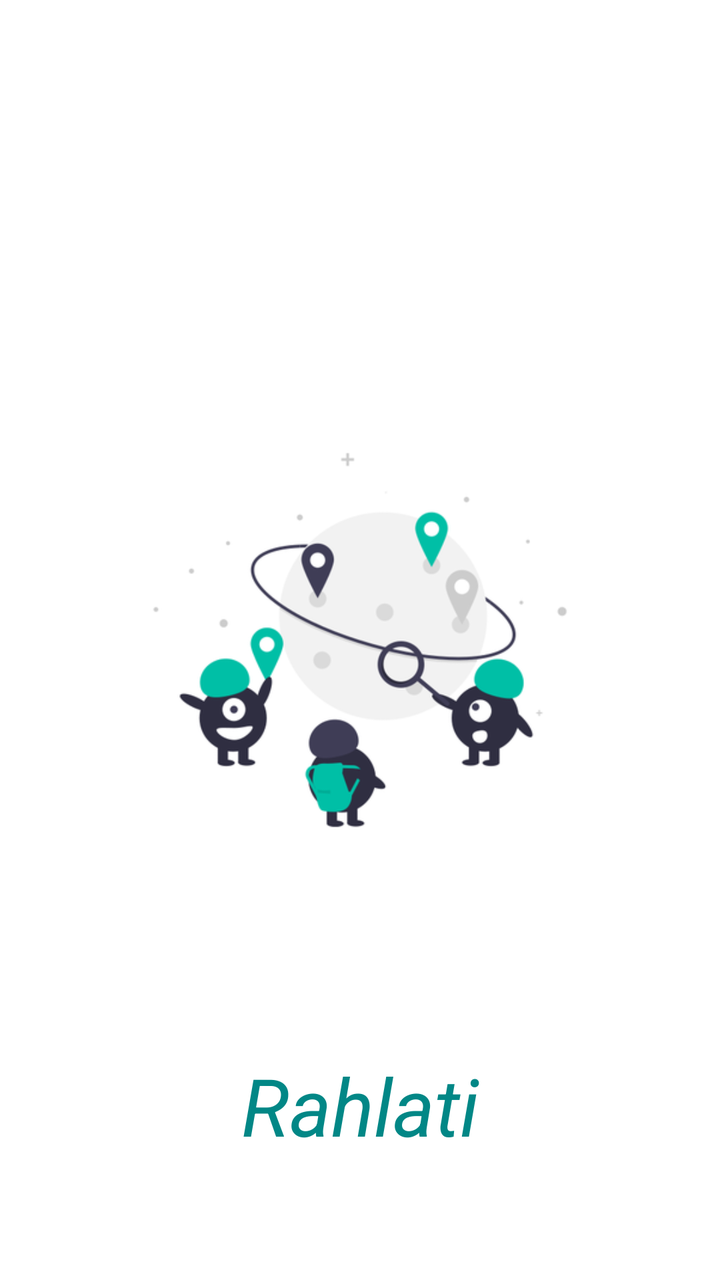
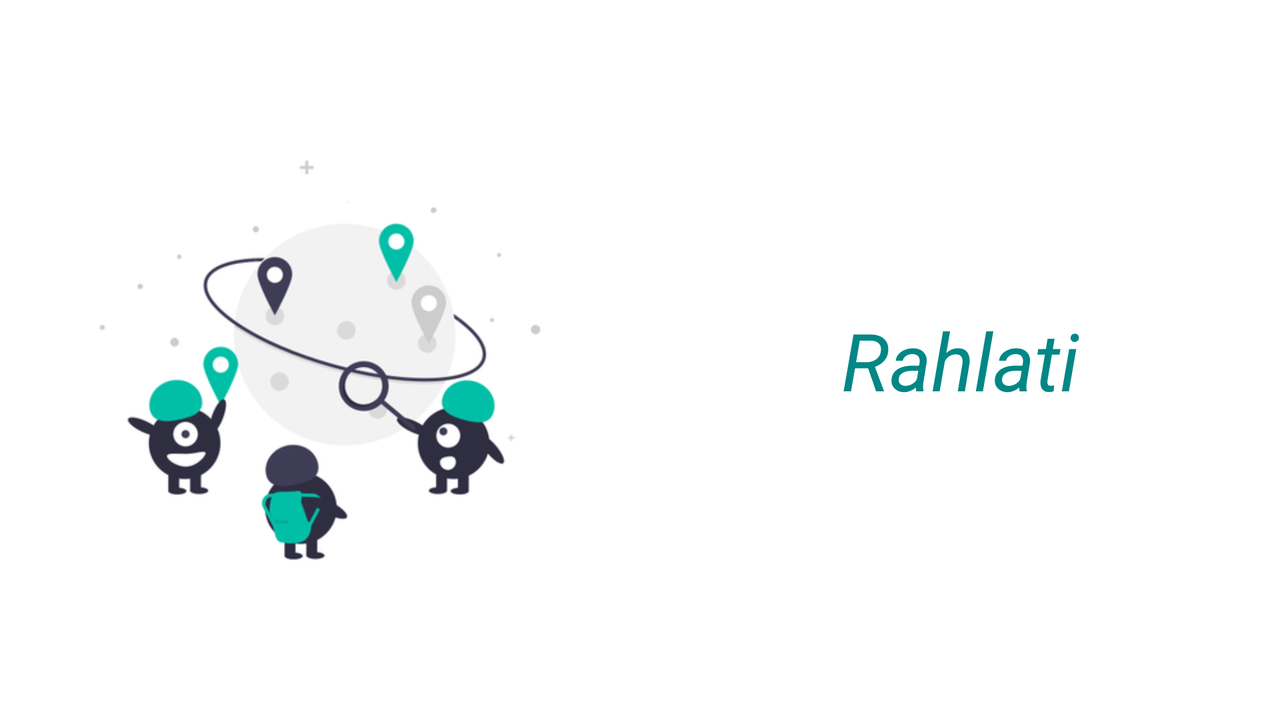

The same Android screen from two of the app's own layout files: first res/layout/ as a phone draws it, then the author's variant for another configuration, drawn on a device whose configuration selects that folder. Both files follow.
<!-- AndroidManifest.xml: application theme Theme.Rahlati -->
<!-- res/layout/activity_splash_screan.xml -->
<?xml version="1.0" encoding="utf-8"?>
<RelativeLayout xmlns:android="http://schemas.android.com/apk/res/android"
    xmlns:app="http://schemas.android.com/apk/res-auto"
    xmlns:tools="http://schemas.android.com/tools"
    android:layout_width="match_parent"
    android:layout_height="match_parent"
    tools:context=".SplashScrean"
    android:background="#FFFFFF">

    <ImageView
        android:id="@+id/logo"
        android:layout_width="300dp"
        android:layout_height="350dp"
        android:layout_centerInParent="true"
        android:src="@drawable/appimage" />

    <TextView
        android:layout_width="fill_parent"
        android:layout_height="wrap_content"
        android:layout_below="@+id/logo"
        android:layout_alignParentBottom="true"
        android:layout_marginTop="31dp"
        android:layout_marginBottom="70dp"
        android:fontFamily="sans-serif"
        android:gravity="center_horizontal"
        android:text="Rahlati"
        android:textColor="#FF018786"
        android:textSize="40dp"
        android:textStyle="italic" />


</RelativeLayout>
<!-- resources referenced by this layout -->
<resources>
  <!-- drawable appimage: png bitmap (drawable-hdpi, 16977 bytes) -->
  <style name="Theme.Rahlati" parent="Theme.MaterialComponents.DayNight.DarkActionBar">
          
          <item name="colorPrimary">@color/purple_500</item>
          <item name="colorPrimaryVariant">@color/purple_700</item>
          <item name="colorOnPrimary">@color/white</item>
          
          <item name="colorSecondary">@color/teal_200</item>
          <item name="colorSecondaryVariant">@color/teal_700</item>
          <item name="colorOnSecondary">@color/black</item>
          
          <item name="android:statusBarColor" tools:targetApi="l">?attr/colorPrimaryVariant</item>
          
      </style>
</resources>
<!-- res/layout-land/activity_splash_screan.xml (the author's variant of the layout above) -->
<!-- drawn on the phone turned sideways -->
<?xml version="1.0" encoding="utf-8"?>
<LinearLayout xmlns:android="http://schemas.android.com/apk/res/android"
    xmlns:tools="http://schemas.android.com/tools"
    android:layout_width="match_parent"
    android:layout_height="match_parent"
    tools:context=".SplashScrean"
    android:background="#FFFFFF">

    <ImageView
        android:id="@+id/logo"
        android:layout_width="0dp"
        android:layout_height="match_parent"
        android:layout_weight="1"
        android:src="@drawable/appimage" />

    <TextView
        android:layout_width="0dp"
        android:layout_height="match_parent"
        android:layout_weight="1"
        android:layout_alignParentRight= "true"
        android:fontFamily="sans-serif"
        android:gravity="center"
        android:text="Rahlati"
        android:textColor="#FF018786"
        android:textSize="40dp"
        android:textStyle="italic" />


</LinearLayout>
